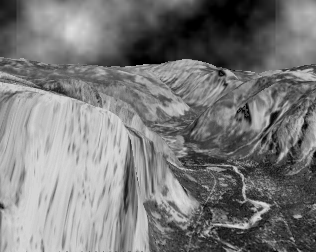
%> input picture Semester2/AutonomousRobotics/Cedric/OpticalFlow/Multi-HS/yos9.tif, 316 x 252 px
$ octave --eval "result = HSRefined;"   (GNU Octave 9; MATLAB toolbox functions it lacks are replaced by stand-ins)
%> lines starting %> are read from the running program, lines starting %| are printed output that depends on the picture
### Semester2/AutonomousRobotics/Cedric/EmreOzanAlkanOpticalFlowCode/Multi-HS/smoothImg.m
function smoothedImg = smoothImg(img, segma)
% Convolving an image with a Gaussian kernel.

% The degree of smoothing is determined by the Gaussian's standard
% deviation 'segma'. The Gaussian outputs a 'weighted average' of each
% pixel's neighborhood, with the average weighted more towards the value of
% the central pixels. The larger the standard deviation, the less weight
% towards the central pixels and more weight towards the pixels away, hence
% heavier blurring effect and less details in the output image.
%
% Author: Mohd Kharbat at Cranfield Defence and Security
% mkharbat(at)ieee(dot)org , http://mohd.kharbat.com
% Published under a Creative Commons Attribution-Non-Commercial-Share Alike
% 3.0 Unported Licence http://creativecommons.org/licenses/by-nc-sa/3.0/
%
% October 2008

if nargin < 2
    segma = 1;
end

G = gaussFilter(segma);

smoothedImg = conv2(img, G, 'same');

smoothedImg = conv2(smoothedImg, G', 'same');

### Semester2/AutonomousRobotics/Cedric/OpticalFlow/computeDerivatives.m
function [fx, fy, ft] = computeDerivatives(im1, im2)

if size(im2,1)==0
    im2=zeros(size(im1));
end

fx = conv2(im1,0.25* [-1 1; -1 1],'same') + conv2(im2, 0.25*[-1 1; -1 1],'same');
fy = conv2(im1, 0.25*[-1 -1; 1 1], 'same') + conv2(im2, 0.25*[-1 -1; 1 1], 'same');
ft = conv2(im1, 0.25*ones(2),'same') + conv2(im2, -0.25*ones(2),'same');


% Naive approximation
% fx = conv2(im1,[1 -1]);
% fy = conv2(im1,[1; -1]);
% ft= im2-im1;

### Semester2/AutonomousRobotics/Cedric/EmreOzanAlkanOpticalFlowCode/Multi-HS/gaussFilter.m
function G=gaussFilter(segma,kSize)
% Creates a 1-D Gaussian kernel of a standard deviation 'segma' and a size
% of 'kSize'.
%
% In theory, the Gaussian distribution is non-zero everywhere. In practice,
% it's effectively zero at places further away from about three standard
% deviations. Hence the reason why the kernel is suggested to be truncated
% at that point.
%
% The 2D Gaussian filter is a complete circular symmetric operator. It can be
% seperated into x and y components. The 2D convolution can be performed by
% first convolving with 1D Gaussian in the x direction and the same in the
% y direction.
%
% Author: Mohd Kharbat at Cranfield Defence and Security
% mkharbat(at)ieee(dot)org , http://mohd.kharbat.com
% Published under a Creative Commons Attribution-Non-Commercial-Share Alike
% 3.0 Unported Licence http://creativecommons.org/licenses/by-nc-sa/3.0/
%
% October 2008

if nargin < 1
    segma = 1;
    kSize = 2 * (segma * 3);
elseif nargin < 2
    kSize = 2 * (segma * 3);
end

x = -(kSize/2):(1+1/kSize):(kSize/2);

G = (1/(sqrt(2*pi)*segma)) * exp(-(x.^2)/(2*segma^2));

### Semester2/AutonomousRobotics/Cedric/OpticalFlow/Multi-HS/HSRefined.m
function [ u,v ] = HSRefined( im1, im2, alpha, ite, uInitial, vInitial, displayFlow, displayImg )
%HSREFINED Summary of this function goes here
% Same function as HS, no difference at all
% Horn-Schunck optical flow method
% Horn, B.K.P., and Schunck, B.G., Determining Optical Flow, AI(17), No.
% 1-3, August 1981, pp. 185-203 http://dspace.mit.edu/handle/1721.1/6337
%
% Usage:
% [u, v] = HS(im1, im2, alpha, ite, uInitial, vInitial, displayFlow)
% For an example, run this file from the menu Debug->Run or press (F5)
%
% -im1,im2 : two subsequent frames or images.
% -alpha : a parameter that reflects the influence of the smoothness term.
% -ite : number of iterations.
% -uInitial, vInitial : initial values for the flow. If available, the
% flow would converge faster and hence would need less iterations ; default is zero.
% -displayFlow : 1 for display, 0 for no display ; default is 1.
% -displayImg : specify the image on which the flow would appear ( use an
% empty matrix "[]" for no image. )
%
% Author: Mohd Kharbat at Cranfield Defence and Security
% mkharbat(at)ieee(dot)org , http://mohd.kharbat.com
% Published under a Creative Commons Attribution-Non-Commercial-Share Alike
% 3.0 Unported Licence http://creativecommons.org/licenses/by-nc-sa/3.0/
%
% October 2008
% Rev: Jan 2009

%% Default parameters
if nargin<1 || nargin<2
    im1=imread('yos9.tif');
%> im1 is the input picture: size 252x316 uint8; min 0, max 224, mean 121.7
    im2=imread('yos10.tif');
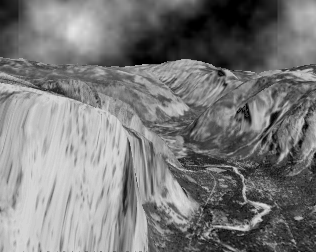
%> input picture Semester2/AutonomousRobotics/Cedric/OpticalFlow/Multi-HS/yos10.tif, 316 x 252 px
%> im2 is the input picture: size 252x316 uint8; min 0, max 230, mean 122
end
if nargin<3
    alpha=10;
end
if nargin<4
    ite=100;
end
if nargin<5 || nargin<6
    uInitial = zeros(size(im1(:,:,1)));
%> uInitial: size 252x316 double; every value is 0
    vInitial = zeros(size(im2(:,:,1)));
elseif size(uInitial,1) ==0 || size(vInitial,1)==0
    uInitial = zeros(size(im1(:,:,1)));
    vInitial = zeros(size(im2(:,:,1)));
end
if nargin<7
    displayFlow=0;
end
if nargin<8
    displayImg=im1;
end

%% Convert images to grayscale
if size(size(im1),2)==3
    im1=rgb2gray(im1);
end
if size(size(im2),2)==3
    im2=rgb2gray(im2);
end
im1=double(im1);
%> im1: size 252x316 double
im2=double(im2);
%> im2: size 252x316 double

im1=smoothImg(im1,1);
im2=smoothImg(im2,1);
%> call 2 of smoothImg, with segma = 1
%> in smoothImg (call 2), `smoothedImg = conv2(smoothedImg, G', 'same');`:
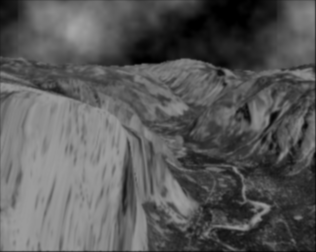
%> smoothedImg: size 252x316 double; min 0, max 166.6, mean 89.2

tic;

%% Optical Flow Computation
% Set initial value for the flow vectors
u = uInitial;
v = vInitial;

% Estimate spatiotemporal derivatives
[fx, fy, ft] = computeDerivatives(im1, im2);
%> in computeDerivatives, `fy = conv2(im1, 0.25*[-1 -1; 1 1], 'same') + conv2(im2, 0.25*[-1 -1; 1..`:
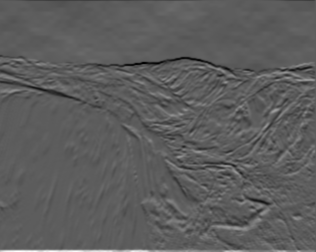
%> fy: size 252x316 double; min -47.43, max 82.58, mean 0.2; drawn with min black and max white
%> in computeDerivatives, `ft = conv2(im1, 0.25*ones(2),'same') + conv2(im2, -0.25*ones(2),'same');`:
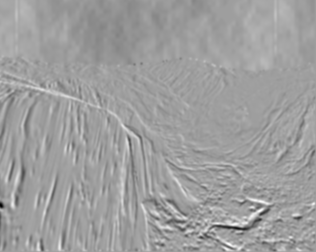
%> ft: size 252x316 double; min -87.34, max 52.83, mean -0.2; drawn with min black and max white

% Averaging kernel
kernel_1=[1/12 1/6 1/12;1/6 0 1/6;1/12 1/6 1/12];

% Iterations
for i=1:ite
    % Compute local averages of the flow vectors
    uAvg=conv2(u,kernel_1,'same');
    vAvg=conv2(v,kernel_1,'same');
    % Compute flow vectors constrained by its local average and the optical flow constraints
    u= uAvg - ( fx .* ( ( fx .* uAvg ) + ( fy .* vAvg ) + ft ) ) ./ ( alpha^2 + fx.^2 + fy.^2);
    v= vAvg - ( fy .* ( ( fx .* uAvg ) + ( fy .* vAvg ) + ft ) ) ./ ( alpha^2 + fx.^2 + fy.^2);
end
%> this loop made 100 passes
%> pass 1, in HSRefined, `v= vAvg - ( fy .* ( ( fx .* uAvg ) + ( fy .* vAvg ) + ft ) ) ./ ( alph..`:
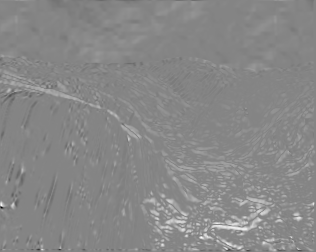
%> v: size 252x316 double; min -2.78, max 2.55, mean 0.0686; drawn with min black and max white

toc;
u(isnan(u))=0;
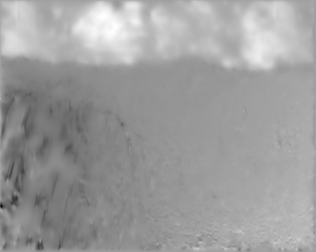
%> u: size 252x316 double; min -7.54, max 4.52, mean -0.0813; drawn with min black and max white
v(isnan(v))=0;
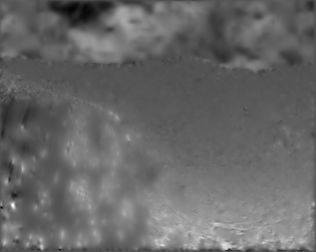
%> v: size 252x316 double; min -2.38, max 4.92, mean 0.599; drawn with min black and max white

end
